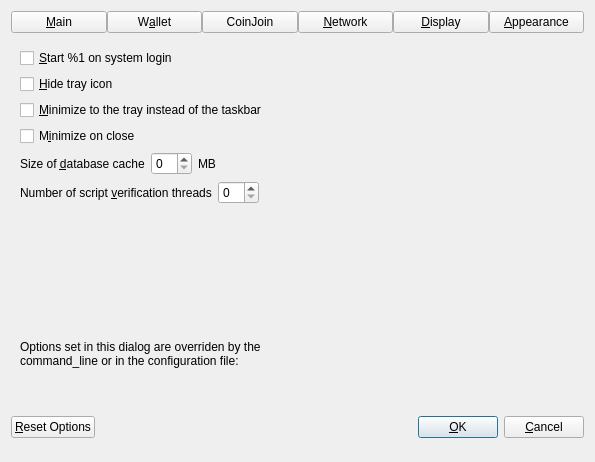
<?xml version="1.0" encoding="UTF-8"?>
<ui version="4.0">
 <class>OptionsDialog</class>
 <widget class="QDialog" name="OptionsDialog">
  <property name="geometry">
   <rect>
    <x>0</x>
    <y>0</y>
    <width>595</width>
    <height>462</height>
   </rect>
  </property>
  <property name="sizePolicy">
   <sizepolicy hsizetype="Fixed" vsizetype="Fixed">
    <horstretch>0</horstretch>
    <verstretch>0</verstretch>
   </sizepolicy>
  </property>
  <property name="windowTitle">
   <string>Options</string>
  </property>
  <property name="modal">
   <bool>true</bool>
  </property>
  <layout class="QVBoxLayout" name="verticalLayout">
   <item>
    <layout class="QHBoxLayout" name="horizontalLayout_Buttons_2">
     <property name="spacing">
      <number>0</number>
     </property>
     <property name="topMargin">
      <number>0</number>
     </property>
     <item>
      <widget class="QPushButton" name="btnMain">
       <property name="text">
        <string>&amp;Main</string>
       </property>
       <property name="checkable">
        <bool>true</bool>
       </property>
      </widget>
     </item>
     <item>
      <widget class="QPushButton" name="btnWallet">
       <property name="text">
        <string>W&amp;allet</string>
       </property>
       <property name="checkable">
        <bool>true</bool>
       </property>
      </widget>
     </item>
     <item>
      <widget class="QPushButton" name="btnCoinJoin">
       <property name="text">
        <string notr="true">CoinJoin</string>
       </property>
       <property name="checkable">
        <bool>true</bool>
       </property>
      </widget>
     </item>
     <item>
      <widget class="QPushButton" name="btnNetwork">
       <property name="text">
        <string>&amp;Network</string>
       </property>
       <property name="checkable">
        <bool>true</bool>
       </property>
      </widget>
     </item>
     <item>
      <widget class="QPushButton" name="btnDisplay">
       <property name="text">
        <string>&amp;Display</string>
       </property>
       <property name="checkable">
        <bool>true</bool>
       </property>
      </widget>
     </item>
     <item>
      <widget class="QPushButton" name="btnAppearance">
       <property name="text">
        <string>&amp;Appearance</string>
       </property>
       <property name="checkable">
        <bool>true</bool>
       </property>
      </widget>
     </item>
    </layout>
   </item>
   <item>
    <widget class="QStackedWidget" name="stackedWidgetOptions">
     <property name="minimumSize">
      <size>
       <width>0</width>
       <height>0</height>
      </size>
     </property>
     <property name="currentIndex">
      <number>0</number>
     </property>
     <widget class="QWidget" name="pageMain">
      <layout class="QVBoxLayout" name="verticalLayout_Main">
       <item>
        <widget class="QCheckBox" name="bitcoinAtStartup">
         <property name="toolTip">
          <string>Automatically start %1 after logging in to the system.</string>
         </property>
         <property name="text">
          <string>&amp;Start %1 on system login</string>
         </property>
        </widget>
       </item>
       <item>
        <widget class="QCheckBox" name="hideTrayIcon">
         <property name="toolTip">
          <string>Hide the icon from the system tray.</string>
         </property>
         <property name="text">
          <string>&amp;Hide tray icon</string>
         </property>
        </widget>
       </item>
       <item>
        <widget class="QCheckBox" name="minimizeToTray">
         <property name="toolTip">
          <string>Show only a tray icon after minimizing the window.</string>
         </property>
         <property name="text">
          <string>&amp;Minimize to the tray instead of the taskbar</string>
         </property>
        </widget>
       </item>
       <item>
        <widget class="QCheckBox" name="minimizeOnClose">
         <property name="toolTip">
          <string>Minimize instead of exit the application when the window is closed. When this option is enabled, the application will be closed only after selecting Exit in the menu.</string>
         </property>
         <property name="text">
          <string>M&amp;inimize on close</string>
         </property>
        </widget>
       </item>
       <item>
        <layout class="QHBoxLayout" name="horizontalLayout_2_Main">
         <item>
          <widget class="QLabel" name="databaseCacheLabel">
           <property name="text">
            <string>Size of &amp;database cache</string>
           </property>
           <property name="textFormat">
            <enum>Qt::PlainText</enum>
           </property>
           <property name="buddy">
            <cstring>databaseCache</cstring>
           </property>
          </widget>
         </item>
         <item>
          <widget class="QSpinBox" name="databaseCache"/>
         </item>
         <item>
          <widget class="QLabel" name="databaseCacheUnitLabel">
           <property name="text">
            <string>MB</string>
           </property>
           <property name="textFormat">
            <enum>Qt::PlainText</enum>
           </property>
          </widget>
         </item>
         <item>
          <spacer name="horizontalSpacer_2_Main">
           <property name="orientation">
            <enum>Qt::Horizontal</enum>
           </property>
           <property name="sizeHint" stdset="0">
            <size>
             <width>40</width>
             <height>20</height>
            </size>
           </property>
          </spacer>
         </item>
        </layout>
       </item>
       <item>
        <layout class="QHBoxLayout" name="horizontalLayout_3_Main">
         <item>
          <widget class="QLabel" name="threadsScriptVerifLabel">
           <property name="text">
            <string>Number of script &amp;verification threads</string>
           </property>
           <property name="textFormat">
            <enum>Qt::PlainText</enum>
           </property>
           <property name="buddy">
            <cstring>threadsScriptVerif</cstring>
           </property>
          </widget>
         </item>
         <item>
          <widget class="QSpinBox" name="threadsScriptVerif">
           <property name="toolTip">
            <string>(0 = auto, &lt;0 = leave that many cores free)</string>
           </property>
          </widget>
         </item>
         <item>
          <spacer name="horizontalSpacer_3_Main">
           <property name="orientation">
            <enum>Qt::Horizontal</enum>
           </property>
           <property name="sizeHint" stdset="0">
            <size>
             <width>40</width>
             <height>20</height>
            </size>
           </property>
          </spacer>
         </item>
        </layout>
       </item>
       <item>
        <spacer name="verticalSpacer_Main">
         <property name="orientation">
          <enum>Qt::Vertical</enum>
         </property>
         <property name="sizeHint" stdset="0">
          <size>
           <width>20</width>
           <height>40</height>
          </size>
         </property>
        </spacer>
       </item>
      </layout>
     </widget>
     <widget class="QWidget" name="pageWallet">
      <layout class="QVBoxLayout" name="verticalLayout_Wallet">
       <item>
        <layout class="QVBoxLayout" name="verticalLayout_2">
         <item>
          <widget class="QCheckBox" name="coinControlFeatures">
           <property name="toolTip">
            <string>Whether to show coin control features or not.</string>
           </property>
           <property name="text">
            <string>Enable coin &amp;control features</string>
           </property>
          </widget>
         </item>
         <item>
          <widget class="QCheckBox" name="showSmartnodesTab">
           <property name="toolTip">
            <string>Show additional tab listing all your smartnodes in first sub-tab&lt;br/&gt;and all smartnodes on the network in second sub-tab.</string>
           </property>
           <property name="text">
            <string>Show Smartnodes Tab</string>
           </property>
          </widget>
         </item>
         <item>
          <widget class="QCheckBox" name="spendZeroConfChange">
           <property name="toolTip">
            <string>If you disable the spending of unconfirmed change, the change from a transaction&lt;br/&gt;cannot be used until that transaction has at least one confirmation.&lt;br/&gt;This also affects how your balance is computed.</string>
           </property>
           <property name="text">
            <string>&amp;Spend unconfirmed change</string>
           </property>
          </widget>
         </item>
         <item>
          <widget class="QCheckBox" name="coinJoinEnabled">
           <property name="toolTip">
            <string>Show mixing interface on Overview screen and reveal an additional screen which allows to spend fully mixed coins only.&lt;br/&gt;A new tab with more settings will also appear in this dialog, please make sure to check them before mixing your coins.</string>
           </property>
           <property name="text">
            <string notr="true">Enable CoinJoin features</string>
           </property>
          </widget>
         </item>
         <item>
          <widget class="QCheckBox" name="hideToolbar">
           <property name="toolTip">
            <string>Automatic hide the toolbar menu interface</string>
           </property>
           <property name="text">
            <string>Auto hide toolbar menu</string>
           </property>
           <property name="tristate">
            <bool>false</bool>
           </property>
          </widget>
         </item>
        </layout>
       </item>
       <item>
        <spacer name="verticalSpacer_Wallet">
         <property name="orientation">
          <enum>Qt::Vertical</enum>
         </property>
         <property name="sizeHint" stdset="0">
          <size>
           <width>20</width>
           <height>40</height>
          </size>
         </property>
        </spacer>
       </item>
      </layout>
     </widget>
     <widget class="QWidget" name="pageCoinJoin">
      <layout class="QVBoxLayout" name="verticalLayout_4">
       <item>
        <widget class="QCheckBox" name="showAdvancedCJUI">
         <property name="toolTip">
          <string>Show additional information and buttons on overview screen.</string>
         </property>
         <property name="text">
          <string>Enable advanced interface</string>
         </property>
        </widget>
       </item>
       <item>
        <widget class="QCheckBox" name="showCoinJoinPopups">
         <property name="toolTip">
          <string>Show system popups for mixing transactions&lt;br/&gt;just like for all other transaction types.</string>
         </property>
         <property name="text">
          <string>Show popups for mixing transactions</string>
         </property>
        </widget>
       </item>
       <item>
        <widget class="QCheckBox" name="lowKeysWarning">
         <property name="toolTip">
          <string>Show warning dialog when the wallet has very low number of keys left.</string>
         </property>
         <property name="text">
          <string>Warn if the wallet is running out of keys</string>
         </property>
        </widget>
       </item>
       <item>
        <widget class="QCheckBox" name="coinJoinMultiSession">
         <property name="toolTip">
          <string>Whether to use experimental mode with multiple mixing sessions per block.&lt;br/&gt;Note: You must use this feature carefully.&lt;br/&gt;Make sure you always have recent wallet (auto)backup in a safe place!</string>
         </property>
         <property name="text">
          <string>Enable &amp;multi-session</string>
         </property>
        </widget>
       </item>
       <item>
        <layout class="QHBoxLayout" name="horizontalLayout_4_Wallet">
         <item>
          <widget class="QLabel" name="lblCoinJoinRoundsText">
           <property name="toolTip">
            <string>This setting determines the amount of individual smartnodes that an input will be mixed through.&lt;br/&gt;More rounds of mixing gives a higher degree of privacy, but also costs more in fees.</string>
           </property>
           <property name="text">
            <string>Mixing rounds</string>
           </property>
          </widget>
         </item>
         <item>
          <widget class="QSpinBox" name="coinJoinRounds">
           <property name="minimum">
            <number>2</number>
           </property>
           <property name="maximum">
            <number>16</number>
           </property>
           <property name="value">
            <number>4</number>
           </property>
          </widget>
         </item>
        </layout>
       </item>
       <item>
        <layout class="QHBoxLayout" name="horizontalLayout">
         <item>
          <widget class="QLabel" name="lblCoinJoinAmountText">
           <property name="toolTip">
            <string>This amount acts as a threshold to turn off mixing once it's reached.</string>
           </property>
           <property name="statusTip">
            <string notr="true"/>
           </property>
           <property name="whatsThis">
            <string notr="true"/>
           </property>
           <property name="accessibleName">
            <string notr="true"/>
           </property>
           <property name="accessibleDescription">
            <string notr="true"/>
           </property>
           <property name="text">
            <string>Target balance</string>
           </property>
          </widget>
         </item>
         <item>
          <widget class="QSpinBox" name="coinJoinAmount">
           <property name="minimum">
            <number>1000</number>
           </property>
           <property name="maximum">
            <number>2000000</number>
           </property>
           <property name="singleStep">
            <number>1000</number>
           </property>
           <property name="value">
            <number>1000000</number>
           </property>
          </widget>
         </item>
        </layout>
       </item>
       <item>
        <spacer name="verticalSpacerPS">
         <property name="orientation">
          <enum>Qt::Vertical</enum>
         </property>
         <property name="sizeHint" stdset="0">
          <size>
           <width>20</width>
           <height>40</height>
          </size>
         </property>
        </spacer>
       </item>
      </layout>
     </widget>
     <widget class="QWidget" name="pageNetwork">
      <layout class="QVBoxLayout" name="verticalLayout_Network">
       <item>
        <widget class="QCheckBox" name="mapPortUpnp">
         <property name="toolTip">
          <string>Automatically open the HashmonkeyCoin Core client port on the router. This only works when your router supports UPnP and it is enabled.</string>
         </property>
         <property name="text">
          <string>Map port using &amp;UPnP</string>
         </property>
        </widget>
       </item>
       <item>
        <widget class="QCheckBox" name="mapPortNatpmp">
         <property name="toolTip">
          <string>Automatically open the HashmonkeyCoin Core client port on the router. This only works when your router supports NAT-PMP and it is enabled. The external port could be random.</string>
         </property>
         <property name="text">
          <string>Map port using NA&amp;T-PMP</string>
         </property>
        </widget>
       </item>
       <item>
        <widget class="QCheckBox" name="allowIncoming">
         <property name="toolTip">
          <string>Accept connections from outside.</string>
         </property>
         <property name="text">
          <string>Allow incomin&amp;g connections</string>
         </property>
        </widget>
       </item>
       <item>
        <widget class="QCheckBox" name="connectSocks">
         <property name="toolTip">
          <string>Connect to the HashmonkeyCoin network through a SOCKS5 proxy.</string>
         </property>
         <property name="text">
          <string>&amp;Connect through SOCKS5 proxy (default proxy):</string>
         </property>
        </widget>
       </item>
       <item>
        <layout class="QHBoxLayout" name="horizontalLayout_1_Network">
         <item>
          <widget class="QLabel" name="proxyIpLabel">
           <property name="text">
            <string>Proxy &amp;IP:</string>
           </property>
           <property name="textFormat">
            <enum>Qt::PlainText</enum>
           </property>
           <property name="buddy">
            <cstring>proxyIp</cstring>
           </property>
          </widget>
         </item>
         <item>
          <widget class="QValidatedLineEdit" name="proxyIp">
           <property name="minimumSize">
            <size>
             <width>140</width>
             <height>0</height>
            </size>
           </property>
           <property name="maximumSize">
            <size>
             <width>140</width>
             <height>16777215</height>
            </size>
           </property>
           <property name="toolTip">
            <string>IP address of the proxy (e.g. IPv4: 127.0.0.1 / IPv6: ::1)</string>
           </property>
          </widget>
         </item>
         <item>
          <widget class="QLabel" name="proxyPortLabel">
           <property name="text">
            <string>&amp;Port:</string>
           </property>
           <property name="textFormat">
            <enum>Qt::PlainText</enum>
           </property>
           <property name="buddy">
            <cstring>proxyPort</cstring>
           </property>
          </widget>
         </item>
         <item>
          <widget class="QLineEdit" name="proxyPort">
           <property name="minimumSize">
            <size>
             <width>60</width>
             <height>0</height>
            </size>
           </property>
           <property name="maximumSize">
            <size>
             <width>60</width>
             <height>16777215</height>
            </size>
           </property>
           <property name="toolTip">
            <string>Port of the proxy (e.g. 9050)</string>
           </property>
          </widget>
         </item>
         <item>
          <spacer name="horizontalSpacer_1_Network">
           <property name="orientation">
            <enum>Qt::Horizontal</enum>
           </property>
           <property name="sizeHint" stdset="0">
            <size>
             <width>40</width>
             <height>20</height>
            </size>
           </property>
          </spacer>
         </item>
        </layout>
       </item>
       <item>
        <layout class="QHBoxLayout" name="horizontalLayout_2_Network">
         <item>
          <widget class="QLabel" name="proxyActiveNets">
           <property name="text">
            <string>Used for reaching peers via:</string>
           </property>
           <property name="textFormat">
            <enum>Qt::PlainText</enum>
           </property>
          </widget>
         </item>
         <item>
          <widget class="QCheckBox" name="proxyReachIPv4">
           <property name="enabled">
            <bool>false</bool>
           </property>
           <property name="toolTip">
            <string>Shows if the supplied default SOCKS5 proxy is used to reach peers via this network type.</string>
           </property>
           <property name="text">
            <string>IPv4</string>
           </property>
          </widget>
         </item>
         <item>
          <widget class="QCheckBox" name="proxyReachIPv6">
           <property name="enabled">
            <bool>false</bool>
           </property>
           <property name="toolTip">
            <string>Shows if the supplied default SOCKS5 proxy is used to reach peers via this network type.</string>
           </property>
           <property name="text">
            <string>IPv6</string>
           </property>
          </widget>
         </item>
         <item>
          <widget class="QCheckBox" name="proxyReachTor">
           <property name="enabled">
            <bool>false</bool>
           </property>
           <property name="toolTip">
            <string>Shows if the supplied default SOCKS5 proxy is used to reach peers via this network type.</string>
           </property>
           <property name="text">
            <string>Tor</string>
           </property>
          </widget>
         </item>
         <item>
          <spacer name="horizontalSpacer_2_Network">
           <property name="orientation">
            <enum>Qt::Horizontal</enum>
           </property>
           <property name="sizeHint" stdset="0">
            <size>
             <width>40</width>
             <height>20</height>
            </size>
           </property>
          </spacer>
         </item>
        </layout>
       </item>
       <item>
        <widget class="QCheckBox" name="connectSocksTor">
         <property name="toolTip">
          <string>Connect to the HashmonkeyCoin network through a separate SOCKS5 proxy for Tor hidden services.</string>
         </property>
         <property name="text">
          <string>Use separate SOCKS&amp;5 proxy to reach peers via Tor hidden services:</string>
         </property>
        </widget>
       </item>
       <item>
        <layout class="QHBoxLayout" name="horizontalLayout_3_Network">
         <item>
          <widget class="QLabel" name="proxyIpTorLabel">
           <property name="text">
            <string>Proxy &amp;IP:</string>
           </property>
           <property name="textFormat">
            <enum>Qt::PlainText</enum>
           </property>
           <property name="buddy">
            <cstring>proxyIpTor</cstring>
           </property>
          </widget>
         </item>
         <item>
          <widget class="QValidatedLineEdit" name="proxyIpTor">
           <property name="minimumSize">
            <size>
             <width>140</width>
             <height>0</height>
            </size>
           </property>
           <property name="maximumSize">
            <size>
             <width>140</width>
             <height>16777215</height>
            </size>
           </property>
           <property name="toolTip">
            <string>IP address of the proxy (e.g. IPv4: 127.0.0.1 / IPv6: ::1)</string>
           </property>
          </widget>
         </item>
         <item>
          <widget class="QLabel" name="proxyPortTorLabel">
           <property name="text">
            <string>&amp;Port:</string>
           </property>
           <property name="textFormat">
            <enum>Qt::PlainText</enum>
           </property>
           <property name="buddy">
            <cstring>proxyPortTor</cstring>
           </property>
          </widget>
         </item>
         <item>
          <widget class="QLineEdit" name="proxyPortTor">
           <property name="minimumSize">
            <size>
             <width>60</width>
             <height>0</height>
            </size>
           </property>
           <property name="maximumSize">
            <size>
             <width>60</width>
             <height>16777215</height>
            </size>
           </property>
           <property name="toolTip">
            <string>Port of the proxy (e.g. 9050)</string>
           </property>
          </widget>
         </item>
         <item>
          <spacer name="horizontalSpacer_4_Network">
           <property name="orientation">
            <enum>Qt::Horizontal</enum>
           </property>
           <property name="sizeHint" stdset="0">
            <size>
             <width>40</width>
             <height>20</height>
            </size>
           </property>
          </spacer>
         </item>
        </layout>
       </item>
       <item>
        <spacer name="verticalSpacer_Network">
         <property name="orientation">
          <enum>Qt::Vertical</enum>
         </property>
         <property name="sizeHint" stdset="0">
          <size>
           <width>20</width>
           <height>40</height>
          </size>
         </property>
        </spacer>
       </item>
      </layout>
     </widget>
     <widget class="QWidget" name="pageDisplay">
      <layout class="QVBoxLayout" name="verticalLayout_Display">
       <item>
        <layout class="QHBoxLayout" name="horizontalLayout_1_Display">
         <item>
          <widget class="QLabel" name="langLabel">
           <property name="text">
            <string>User Interface &amp;language:</string>
           </property>
           <property name="textFormat">
            <enum>Qt::PlainText</enum>
           </property>
           <property name="buddy">
            <cstring>lang</cstring>
           </property>
          </widget>
         </item>
         <item>
          <widget class="QValueComboBox" name="lang">
           <property name="toolTip">
            <string>The user interface language can be set here. This setting will take effect after restarting %1.</string>
           </property>
          </widget>
         </item>
        </layout>
       </item>
       <item>
        <widget class="QLabel" name="label_3">
         <property name="toolTip">
          <string notr="true"/>
         </property>
         <property name="statusTip">
          <string notr="true"/>
         </property>
         <property name="whatsThis">
          <string notr="true"/>
         </property>
         <property name="accessibleName">
          <string notr="true"/>
         </property>
         <property name="text">
          <string>Language missing or translation incomplete? Help contributing translations here:
https://explore.transifex.com/feathered-inc/</string>
         </property>
         <property name="wordWrap">
          <bool>true</bool>
         </property>
         <property name="openExternalLinks">
          <bool>true</bool>
         </property>
         <property name="textInteractionFlags">
          <set>Qt::TextBrowserInteraction</set>
         </property>
        </widget>
       </item>
       <item>
        <widget class="Line" name="line">
         <property name="orientation">
          <enum>Qt::Horizontal</enum>
         </property>
        </widget>
       </item>
       <item>
        <layout class="QHBoxLayout" name="horizontalLayout_2_Display">
         <item>
          <widget class="QLabel" name="unitLabel">
           <property name="text">
            <string>&amp;Unit to show amounts in:</string>
           </property>
           <property name="textFormat">
            <enum>Qt::PlainText</enum>
           </property>
           <property name="buddy">
            <cstring>unit</cstring>
           </property>
          </widget>
         </item>
         <item>
          <widget class="QValueComboBox" name="unit">
           <property name="toolTip">
            <string>Choose the default subdivision unit to show in the interface and when sending coins.</string>
           </property>
          </widget>
         </item>
        </layout>
       </item>
       <item>
        <layout class="QHBoxLayout" name="horizontalLayout_5_Display">
         <item>
          <widget class="QLabel" name="digitsLabel">
           <property name="text">
            <string>Decimal digits</string>
           </property>
          </widget>
         </item>
         <item>
          <widget class="QValueComboBox" name="digits"/>
         </item>
        </layout>
       </item>
       <item>
        <layout class="QHBoxLayout" name="horizontalLayout_3_Display">
         <item>
          <widget class="QLabel" name="thirdPartyTxUrlsLabel">
           <property name="toolTip">
            <string>Third party URLs (e.g. a block explorer) that appear in the transactions tab as context menu items.&lt;br/&gt;%s in the URL is replaced by transaction hash. Multiple URLs are separated by vertical bar |.</string>
           </property>
           <property name="text">
            <string>&amp;Third party transaction URLs</string>
           </property>
           <property name="buddy">
            <cstring>thirdPartyTxUrls</cstring>
           </property>
          </widget>
         </item>
         <item>
          <widget class="QLineEdit" name="thirdPartyTxUrls">
           <property name="toolTip">
            <string>Third party URLs (e.g. a block explorer) that appear in the transactions tab as context menu items.&lt;br/&gt;%s in the URL is replaced by transaction hash. Multiple URLs are separated by vertical bar |.</string>
           </property>
           <property name="placeholderText">
            <string notr="true">https://example.com/tx/%s</string>
           </property>
          </widget>
         </item>
        </layout>
       </item>
       <item>
        <spacer name="verticalSpacer">
         <property name="orientation">
          <enum>Qt::Vertical</enum>
         </property>
         <property name="sizeHint" stdset="0">
          <size>
           <width>20</width>
           <height>40</height>
          </size>
         </property>
        </spacer>
       </item>
      </layout>
     </widget>
     <widget class="QWidget" name="pageAppearance">
      <layout class="QVBoxLayout" name="verticalLayout_3">
       <item>
        <widget class="QWidget" name="widgetAppearance" native="true"/>
       </item>
       <item>
        <spacer name="verticalSpacer_2">
         <property name="orientation">
          <enum>Qt::Vertical</enum>
         </property>
         <property name="sizeHint" stdset="0">
          <size>
           <width>20</width>
           <height>40</height>
          </size>
         </property>
        </spacer>
       </item>
      </layout>
     </widget>
    </widget>
   </item>
   <item>
    <widget class="QFrame" name="frame">
     <layout class="QVBoxLayout" name="verticalLayout_Bottom">
      <item>
       <layout class="QHBoxLayout" name="horizontalLayout_Bottom">
        <item>
         <widget class="QLabel" name="overriddenByCommandLineInfoLabel">
          <property name="text">
           <string>Options set in this dialog are overriden by the command_line or in the configuration file:</string>
          </property>
          <property name="textFormat">
           <enum>Qt::PlainText</enum>
          </property>
          <property name="wordWrap">
           <bool>true</bool>
          </property>
         </widget>
        </item>
        <item>
         <spacer name="horizontalSpacer_Bottom">
          <property name="orientation">
           <enum>Qt::Horizontal</enum>
          </property>
          <property name="sizeHint" stdset="0">
           <size>
            <width>40</width>
            <height>20</height>
           </size>
          </property>
         </spacer>
        </item>
       </layout>
      </item>
      <item>
       <widget class="QLabel" name="overriddenByCommandLineLabel">
        <property name="text">
         <string/>
        </property>
        <property name="textFormat">
         <enum>Qt::PlainText</enum>
        </property>
        <property name="wordWrap">
         <bool>true</bool>
        </property>
       </widget>
      </item>
     </layout>
    </widget>
   </item>
   <item>
    <layout class="QHBoxLayout" name="horizontalLayout_Buttons">
     <item>
      <widget class="QPushButton" name="resetButton">
       <property name="toolTip">
        <string>Reset all client options to default.</string>
       </property>
       <property name="text">
        <string>&amp;Reset Options</string>
       </property>
       <property name="autoDefault">
        <bool>false</bool>
       </property>
      </widget>
     </item>
     <item>
      <spacer name="horizontalSpacer_1">
       <property name="orientation">
        <enum>Qt::Horizontal</enum>
       </property>
       <property name="sizeHint" stdset="0">
        <size>
         <width>40</width>
         <height>48</height>
        </size>
       </property>
      </spacer>
     </item>
     <item>
      <widget class="QLabel" name="statusLabel">
       <property name="minimumSize">
        <size>
         <width>200</width>
         <height>0</height>
        </size>
       </property>
       <property name="text">
        <string/>
       </property>
       <property name="textFormat">
        <enum>Qt::PlainText</enum>
       </property>
       <property name="wordWrap">
        <bool>true</bool>
       </property>
      </widget>
     </item>
     <item>
      <spacer name="horizontalSpacer_2">
       <property name="orientation">
        <enum>Qt::Horizontal</enum>
       </property>
       <property name="sizeHint" stdset="0">
        <size>
         <width>40</width>
         <height>48</height>
        </size>
       </property>
      </spacer>
     </item>
     <item>
      <widget class="QPushButton" name="okButton">
       <property name="text">
        <string>&amp;OK</string>
       </property>
       <property name="autoDefault">
        <bool>false</bool>
       </property>
       <property name="default">
        <bool>true</bool>
       </property>
      </widget>
     </item>
     <item>
      <widget class="QPushButton" name="cancelButton">
       <property name="text">
        <string>&amp;Cancel</string>
       </property>
       <property name="autoDefault">
        <bool>false</bool>
       </property>
      </widget>
     </item>
    </layout>
   </item>
  </layout>
 </widget>
 <customwidgets>
  <customwidget>
   <class>QValidatedLineEdit</class>
   <extends>QLineEdit</extends>
   <header>qt/qvalidatedlineedit.h</header>
  </customwidget>
  <customwidget>
   <class>QValueComboBox</class>
   <extends>QComboBox</extends>
   <header>qt/qvaluecombobox.h</header>
  </customwidget>
 </customwidgets>
 <resources/>
 <connections/>
</ui>
